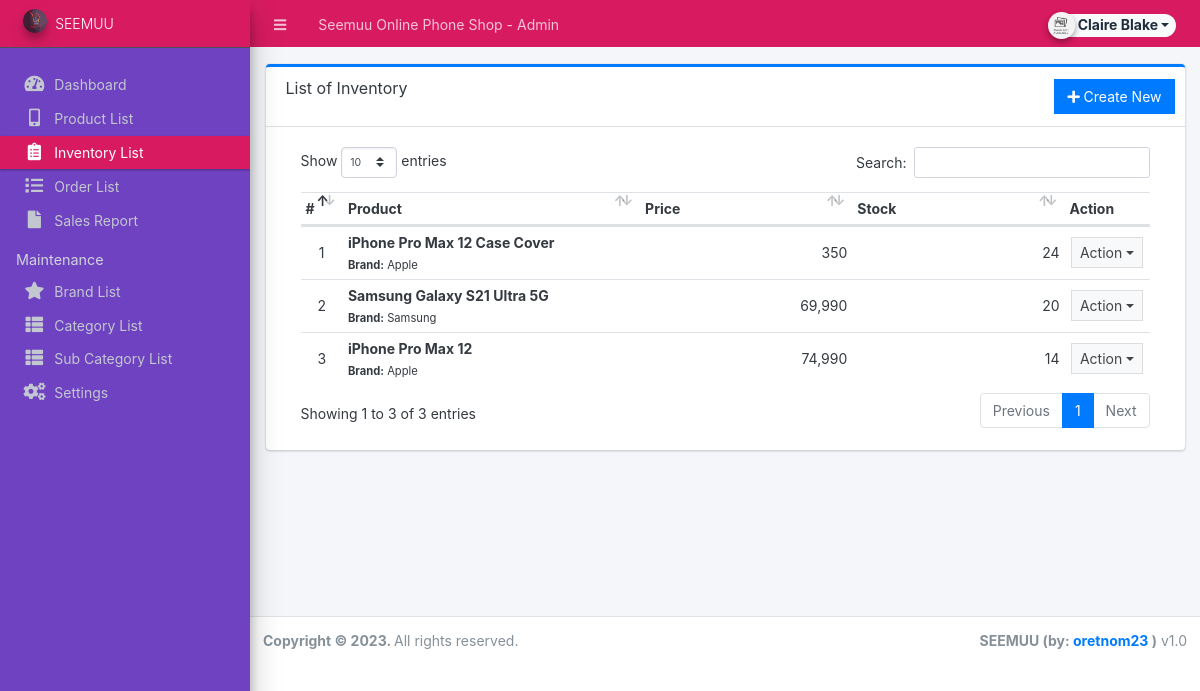
Screenshot of /admin/?page=inventory (signed in) with the database file from the repository.
### tables this page shows
CREATE TABLE `inventory` (
  `id` int(30) NOT NULL,
  `product_id` int(30) NOT NULL,
  `quantity` double NOT NULL,
  `price` float NOT NULL,
  `date_created` datetime NOT NULL DEFAULT CURRENT_TIMESTAMP,
  `date_updated` datetime DEFAULT NULL ON UPDATE CURRENT_TIMESTAMP
);

CREATE TABLE `products` (
  `id` int(30) NOT NULL,
  `brand_id` int(30) NOT NULL,
  `category_id` int(30) NOT NULL,
  `sub_category_id` int(30) NOT NULL,
  `name` varchar(250) NOT NULL,
  `specs` text NOT NULL,
  `status` tinyint(1) NOT NULL DEFAULT '1',
  `date_created` datetime NOT NULL DEFAULT CURRENT_TIMESTAMP
);

CREATE TABLE `brands` (
  `id` int(30) NOT NULL,
  `name` varchar(250) NOT NULL,
  `description` text,
  `status` tinyint(1) NOT NULL DEFAULT '1',
  `date_created` datetime NOT NULL DEFAULT CURRENT_TIMESTAMP
);

### admin/inventory/index.php (the view, shortened to what this page needs)
<div class="card card-outline card-primary">
	<div class="card-header">
		<h3 class="card-title">List of Inventory</h3>
		<div class="card-tools">
			<a href="?page=inventory/manage_inventory" class="btn btn-flat btn-primary"><span class="fas fa-plus"></span>  Create New</a>
		</div>
	</div>
	<div class="card-body">
		<div class="container-fluid">
        <div class="container-fluid">
			<table class="table table-hover table-strip">
				<colgroup>
					<col width="5%">
					<col width="35%">
					<col width="25%">
					<col width="25%">
					<col width="10%">
				</colgroup>
				<thead>
					<tr>
						<th>#</th>
						<th>Product</th>
						<th>Price</th>
						<th>Stock</th>
						<th>Action</th>
					</tr>
				</thead>
				<tbody>
					<?php
					$i = 1;
						$qry = $conn->query("SELECT i.*,p.name as product,b.name as bname from `inventory` i inner join `products` p on p.id = i.product_id inner join brands b on p.brand_id = b.id order by unix_timestamp(i.date_created) desc ");
						while($row = $qry->fetch_assoc()):
						$sold = $conn->query("SELECT SUM(ol.quantity) as sold FROM order_list ol inner join orders o on o.id = ol.order_id where ol.product_id='{$row['id']}' and o.`status` != 4 ");
						$sold = $sold->num_rows > 0 ? $sold->fetch_assoc()['sold'] : 0;
						$avail = $row['quantity'] - $sold;
						foreach($row as $k=> $v){
							$row[$k] = trim(stripslashes($v));
						}
					?>
						<tr>
							<td class="text-center"><?php echo $i++; ?></td>
							<td>
								<b><?php echo $row['product'] ?></b> <br>
								<small><b>Brand:</b> <?php echo $row['bname'] ?></small>
							</td>
							<td class="text-right"><?php echo number_format($row['price']) ?></td>
							<td class="text-right"><?php echo $avail ?></td>
							<td align="center">
								 <button type="button" class="btn btn-flat btn-default btn-sm dropdown-toggle dropdown-icon" data-toggle="dropdown">
				                  		Action
				                  </button>
							</td>
						</tr>
					<?php endwhile; ?>
				</tbody>
			</table>
		</div>
		</div>
	</div>
</div>

### rows the page displays
inventory: product.name "iPhone Pro Max 12 Case Cover", brands.name "Apple", price "350", avail "24"
inventory: product.name "Samsung Galaxy S21 Ultra 5G", brands.name "Samsung", price "69,990", quantity "20"
inventory: product.name "iPhone Pro Max 12", brands.name "Apple", price "74,990", avail "14"

### other values shown
$_settings->info('name') "Seemuu Online Phone Shop"
$_settings->userdata('firstname').' '.$_settings->userdata('lastname') "Claire Blake"
$_settings->info('short_name') "SEEMUU"
